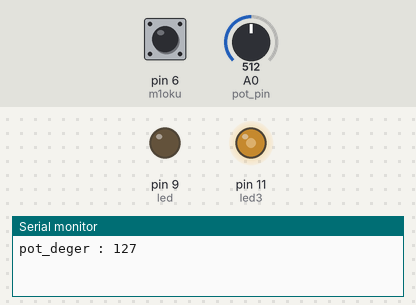
Recording of a sketch running on a simulated Arduino Uno, built with avr-gcc and run on an emulated ATmega328P. Shown: output pins drawn as LEDs (lit = HIGH), the last lines printed to the serial monitor. The test bench sets the inputs (shaded band); at power-on: pin 6 (m1oku) LOW, A0 (pot_pin) = 512.

Above: at 1.2 s.
1.3 s: pin 6 (m1oku) pulled HIGH for 0.15 s
4.4 s: A0 (pot_pin) set to 716
At 7.3 s:
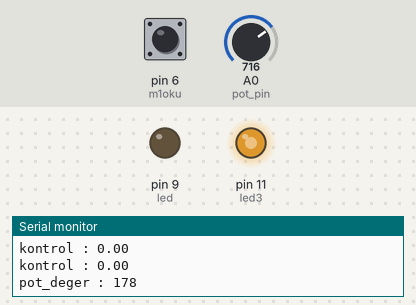
7.4 s: pin 6 (m1oku) pulsed HIGH 2 times (0.12 s each, 0.3 s apart)
At 8.9 s:
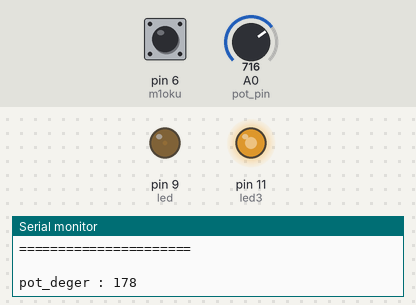
Timing chart, 0 to 10.4 s (numbered marks = the images above; inputs shaded):
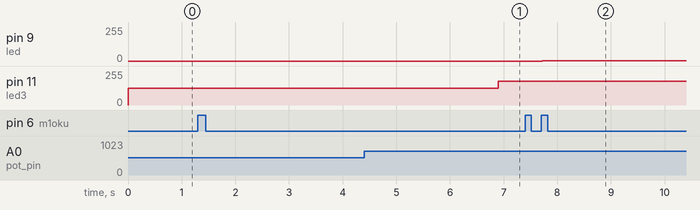

Measured:
- after the input at 1.3 s, every drawn part: stays the same
- after the input at 4.4 s, pin 11 (led3): 127/255 → 178/255 after 2.5 s
- after the input at 7.4 s, pin 9 (led): 0/255 → 1/255 after 0.32 s

The sketch:

PID_ciftmotor.ino
```cpp
int led = 9 ;
#define m1oku 6
#define m2oku 7
#define button 8
int butonsay=20;
int say=0;
int times[23] = {1948,1868,1778,1706,1628,1524,1470,1390,1300,1220,1155,1067,986,920,834,760,674,593,520,434,360,280,200};
int pwms[23] = {10,20,30,40,50,60,70,80,90,100,110,120,130,140,150,160,170,180,190,200,210,220,230};
int pwmsx=0;

int yenipwm=150;
int led3 = 11 ;
double m1val=0;
double m2val=0;
int pot_pin = A0; //Potansiyometre Pinimizi ve ismini tanımladık.
int pot_deger = 0; //Potansiyometremizin başlangıç değerini atadık.
extern volatile unsigned long timer0_millis;

void setup() {
 Serial.begin(9600);
 pinMode(led, OUTPUT); // led değişkeni yani 9 numaralı pin ÇIKIŞ olarak tanımlandı.
 pinMode(led3, OUTPUT);
 pinMode(m1oku, INPUT);
 pinMode(m2oku, INPUT);
 pinMode(button, INPUT);
}

void pulsebekle() {
  float timesx=0;
  float sondeger=0;
  float sondeger2=0;
  say=say+1;
  float m1valo=0;
  float m2valo=0;
    while(digitalRead(m1oku)==HIGH)
  {//Serial.println(" sifirhigh ");
    }
   while(digitalRead(m1oku)==LOW)
  {
    //Serial.print("m1oku low  ");Serial.println(m1oku,BIN );
  }

  noInterrupts ();
timer0_millis = 0;
interrupts ();
  m1valo=millis();
   m1val = pulseIn(m1oku, LOW,5000000);

for (int x = 0; x < 23; x++) {  // pwm değeri ve zaman aralıklarını belirleme
  if (m1val<times[x] & m1val>times[x+1]){
 timesx=times[x];
 sondeger=times[x]-times[x+1];
 sondeger2=sondeger/10;
 pwmsx=pwms[x];
Serial.print("sondeger2 : " );Serial.println(sondeger2,2);


    Serial.println(m1val);
  //  Serial.println(x);
    Serial.println(times[x]);
    Serial.println(times[x+1]);
    Serial.println(pwms[x]);
  }


}
for (int x = 1; x < 11; x++) {// pwm birler basamağı ekleme
  timesx=timesx-sondeger2;
  Serial.print( "kontrol : ");Serial.println(timesx);
  if (timesx<m1val){
    Serial.print( "hesaplanan son deger : ");Serial.println(timesx);
    pwmsx=pwmsx+x;
    Serial.print( "son pwm : ");Serial.println(pwmsx);
    Serial.println("====================== ");
    Serial.println(" ");
    break;
  }
}
analogWrite(led,pwmsx);

}

void loop() {

 pot_deger = analogRead(pot_pin); // Potansiyometrenin bağlı olduğu pini(A0) Analog olarak okuduk ve pot_deger değişkenine atadık.
//pot_deger değişkeni 0-1023 arasında değer alacaktır. (10 Bit’lik ADC olduğu için) Biz bu değişkeni Arduino kartımız maksimum 8 bit’lik PWM çıkışı verebildiği için 0-255 arasında sınırlandırmamız gerekmektedir. Bu dönüşümü map fonksiyonu ile yapacağız.
 pot_deger = map(pot_deger,0,1023,0,255); // pot_deger değerini 0-1023 arası değerden 0-255 arası değere dönüştürdük.
Serial.print("pot_deger : ");Serial.println(pot_deger);
analogWrite(led3,pot_deger); // 0-255 arasına sınırlandırılan değeri led çıkışına yaz.
analogWrite(led,pwmsx);

pulsebekle();
delay(500);
}
```
